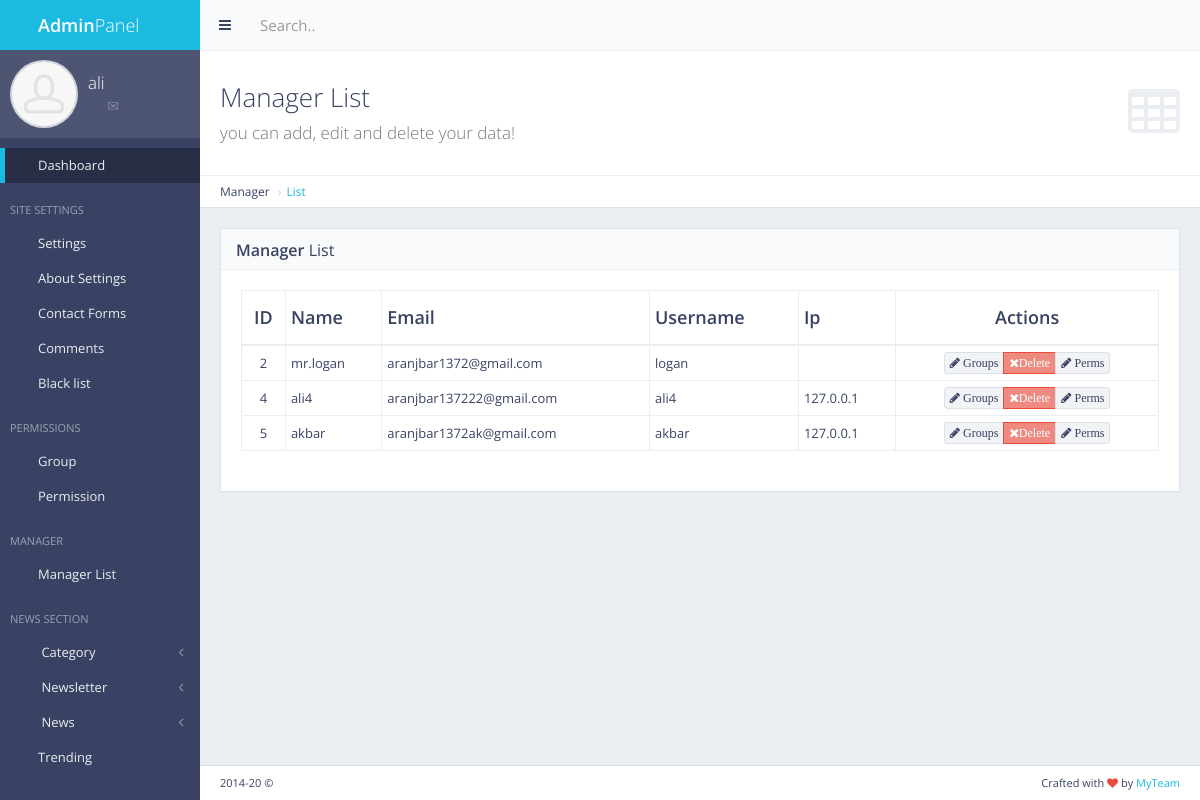
Page /panel/manager/list/ (signed in) on the committed database.
### manager/models.py (models this page shows, shortened)
class Manager(models.Model):
    name = models.CharField(max_length = 30)
    utxt = models.TextField()
    email = models.TextField(default='')
    ip = models.TextField(default='')
    country = models.TextField(default='')

### manager/views.py (the view)
# urls.py: path('panel/manager/list/' , views.manager_list , name= 'manager_list'),
def manager_list(request):
    if not request.user.is_authenticated:
        return redirect('mylogin')
    perm = 0
    for i in request.user.groups.all():
        if i.name == 'masteruser' : perm = 1
    if perm == 0:
        error = 'Access Denied '
        return render(request , 'back/error.html' , {'error' : error} )
    manager = Manager.objects.all().exclude(utxt='ali')
    return render(request , 'back/manager_list.html' , {'manager':manager})

### main/templatetags/extera_auth.py (called while the page is built)
@register.filter(name='has_group')
def has_group(user , group_name):
    return user.groups.filter(name=group_name).exists()

### main/templates/back/manager_list.html (shortened to what this page needs)
{% extends "back/master.html" %}
{% load static %}
{% block mainblock %}
<div id="page-content">
    <div class="content-header">
        <div class="header-section">
            <h1>
                <i class="fa fa-table"></i>Manager List<br><small>you can add, edit and delete your data!</small>
            </h1>
        </div>
    </div>
    <ul class="breadcrumb breadcrumb-top">
        <li>Manager</li>
        <li><a href="/panel/manager/list/">List</a></li>
    </ul>
    <div class="block full">
        <div class="block-title">
            <h2><strong>Manager</strong> List</h2>
        </div>
        <div class="table-responsive">
            <table id="example-datatable" class="table table-vcenter table-condensed table-bordered">
                <thead>
                    <tr>
                      <th class="text-center">ID</th>
                        <th>Name</th>
                        <th>Email</th>
                        <th>Username</th>
                        <th>Ip</th>
                        <th class="text-center">Actions</th>
                    </tr>
                </thead>
                <tbody>
                  {% for i in manager %}
                  <tr>
                      <td class="text-center">{{ i.id }}</td>
                      <td>{{ i.name }}</td>
                      <td>{{ i.email }}</td>
                      <td>{{ i.utxt }}</td>
                      <td>{{ i.ip }}</td>
                      <td class="text-center">
                          <div class="btn-group">
                              <a href="{% url 'users_groups' pk=i.id %}" data-toggle="tooltip" title="Groups" class="btn btn-xs btn-default"><i class="fa fa-pencil"> Groups</i></a>
                              <a href="{% url 'manager_del' pk=i.id %}" data-toggle="tooltip" title="Delete" class="btn btn-xs btn-danger"><i class="fa fa-times">Delete</i></a>
                              <a href="{% url 'users_perms' pk=i.id %}" data-toggle="tooltip" title="Groups" class="btn btn-xs btn-default"><i class="fa fa-pencil"> Perms</i></a>
                          </div>
                      </td>
                  </tr>
                  {% endfor %}
                </tbody>
            </table>
        </div>
    </div>
</div>
{% endblock %}

### main/templates/back/master.html (shortened to what this page needs)
{% load static %}
{% load extera_auth %}
{% if user.is_authenticated %}
<!DOCTYPE html>
 <html class="no-js" lang="en">
    <head>
        <link rel="stylesheet" href="{% static "back/css/bootstrap.min.css" %}">
        <link rel="stylesheet" href="{% static "back/css/plugins.css" %}">
        <link rel="stylesheet" href="{% static "back/css/main.css" %}">
        <link rel="stylesheet" href="{% static "back/css/themes.css" %}">
    </head>
    <body>
        <div id="page-wrapper">
            <div id="page-container" class="sidebar-partial sidebar-visible-lg sidebar-no-animations">
                <div id="sidebar">
                    <div id="sidebar-scroll">
                        <div class="sidebar-content">
                            <a href="/panel" class="sidebar-brand">
                                <i class="gi gi-flash"></i><span class="sidebar-nav-mini-hide"><strong>Admin</strong>Panel</span>
                            </a>
                            <div class="sidebar-section sidebar-user clearfix sidebar-nav-mini-hide">
                                <div class="sidebar-user-avatar">
                                    <a href="page_ready_user_profile.html">
                                        <img src="{% static "back/img/placeholders/avatars/avatar2.jpg" %}" alt="avatar">
                                    </a>
                                </div>
                                <div class="sidebar-user-name">{{ request.user }}</div>
                                <div class="sidebar-user-links">
                                    <a href="page_ready_user_profile.html" data-toggle="tooltip" data-placement="bottom" title="Profile"><i class="gi gi-user"></i></a>
                                    <a href="page_ready_inbox.html" data-toggle="tooltip" data-placement="bottom" title="Messages"><i class="gi gi-envelope"></i></a>
                                    <a href="/panel/change/pass/" class="enable-tooltip" data-placement="bottom" title="Settings"><i class="gi gi-cogwheel"></i></a>
                                    <a href="{% url 'mylogout' %}" data-toggle="tooltip" data-placement="bottom" title="Logout"><i class="gi gi-exit"></i></a>
                                </div>
                            </div>
                            <ul class="sidebar-nav">
                              {% if perms.main.master_user %}
                                <li>
                                    <a href="/panel" class=" active"><i class="gi gi-stopwatch sidebar-nav-icon"></i><span class="sidebar-nav-mini-hide">Dashboard</span></a>
                                </li>
                                {% endif %}
                                {% if request.user|has_group:'masteruser' %}
                                <li class="sidebar-header">
                                    <span class="sidebar-header-options clearfix"><a href="javascript:void(0)" data-toggle="tooltip" title="Quick Settings"><i class="gi gi-settings"></i></a></span>
                                    <span class="sidebar-header-title">Site Settings</span>
                                </li>
                                <li>
                                    <a href="/panel/setting" class=""><i class="gi gi-show_big_thumbnails sidebar-nav-icon"></i><span class="sidebar-nav-mini-hide">Settings</span></a>
                                </li>
                                <li>
                                    <a href="/panel/about_setting" class=""><i class="gi gi-show_big_thumbnails sidebar-nav-icon"></i><span class="sidebar-nav-mini-hide">About Settings</span></a>
                                </li>
                                <li>
                                    <a href="/panel/contact_form" class=""><i class="gi gi-show_big_thumbnails sidebar-nav-icon"></i><span class="sidebar-nav-mini-hide">Contact Forms</span></a>
                                </li>
                                <li>
                                    <a href="/comment/list" class=""><i class="gi gi-show_big_thumbnails sidebar-nav-icon"></i><span class="sidebar-nav-mini-hide">Comments</span></a>
                                </li>
                                <li>
                                    <a href="/blacklist" class=""><i class="gi gi-show_big_thumbnails sidebar-nav-icon"></i><span class="sidebar-nav-mini-hide">Black list</span></a>
                                </li>
                                <li class="sidebar-header">
                                    <span class="sidebar-header-options clearfix"><a href="javascript:void(0)" data-toggle="tooltip" title="Quick Settings"><i class="gi gi-settings"></i></a></span>
                                    <span class="sidebar-header-title">Permissions</span>
                                </li>
                                <li>
                                    <a href="/panel/manager/group" class=""><i class="gi gi-show_big_thumbnails sidebar-nav-icon"></i><span class="sidebar-nav-mini-hide">Group</span></a>
                                </li>
                                <li>
                                    <a href="/panel/manager/perms" class=""><i class="gi gi-show_big_thumbnails sidebar-nav-icon"></i><span class="sidebar-nav-mini-hide">Permission</span></a>
                                </li>
                                <li class="sidebar-header">
                                    <span class="sidebar-header-options clearfix"><a href="javascript:void(0)" data-toggle="tooltip" title="Quick Settings"><i class="gi gi-settings"></i></a></span>
                                    <span class="sidebar-header-title">Manager</span>
                                </li>
                                <li>
                                    <a href="/panel/manager/list" class=""><i class="gi gi-show_big_thumbnails sidebar-nav-icon"></i><span class="sidebar-nav-mini-hide">Manager List</span></a>
                                </li>
                                {% endif %}
                                <li class="sidebar-header">
                                    <span class="sidebar-header-options clearfix"><a href="javascript:void(0)" data-toggle="tooltip" title="Quick Settings"><i class="gi gi-settings"></i></a></span>
                                    <span class="sidebar-header-title">News Section</span>
                                </li>
                                {% if request.user|has_group:'masteruser' %}
                                <li>
                                    <a href="#" class="sidebar-nav-menu"><i class="fa fa-angle-left sidebar-nav-indicator sidebar-nav-mini-hide"></i><i class="gi gi-show_big_thumbnails sidebar-nav-icon"></i><span class="sidebar-nav-mini-hide"> Category</span></a>
                                </li>
                                <li>
                                    <a href="#" class="sidebar-nav-menu"><i class="fa fa-angle-left sidebar-nav-indicator sidebar-nav-mini-hide"></i><i class="gi gi-show_big_thumbnails sidebar-nav-icon"></i><span class="sidebar-nav-mini-hide"> Newsletter</span></a>
                                </li>
                                {% endif %}
                                <li>
                                    <a href="#" class="sidebar-nav-menu"><i class="fa fa-angle-left sidebar-nav-indicator sidebar-nav-mini-hide"></i><i class="gi gi-show_big_thumbnails sidebar-nav-icon"></i><span class="sidebar-nav-mini-hide"> News</span></a>
                                </li>
                                {% if request.user|has_group:'masteruser' %}
                                <li>
                                    <a href="/panel/trending" class=""><i class="gi gi-show_big_thumbnails sidebar-nav-icon"></i><span class="sidebar-nav-mini-hide">Trending</span></a>
                                </li>
                              </ul>
                              {% endif %}
                        </div>
                    </div>
                </div>
                <div id="main-container">
                    <header class="navbar navbar-default">
                        <ul class="nav navbar-nav-custom">
                            <li>
                                <a href="javascript:void(0)" onclick="App.sidebar('toggle-sidebar');this.blur();">
                                    <i class="fa fa-bars fa-fw"></i>
                                </a>
                            </li>
                        </ul>
                        <form action="page_ready_search_results.html" method="post" class="navbar-form-custom">
                            <div class="form-group">
                                <input type="text" id="top-search" name="top-search" class="form-control" placeholder="Search..">
                            </div>
                        </form>
                    </header>
                      {% block mainblock %}
                      {% endblock %}
                    <footer class="clearfix">
                        <div class="pull-right">
                            Crafted with <i class="fa fa-heart text-danger"></i> by <a href="#" target="_blank">MyTeam</a>
                        </div>
                        <div class="pull-left">
                            <span id="year-copy"></span> &copy;
                        </div>
                    </footer>
                </div>
            </div>
        </div>
    </body>
</html>
{% else %}
  Please log in
{% endif %}

### rows in the picture
Manager: id "2", name "mr.logan", email "aranjbar1372@gmail.com", utxt "logan"
Manager: id "4", name "ali4", email "aranjbar137222@gmail.com", utxt "ali4", ip "127.0.0.1"
Manager: id "5", name "akbar", email "aranjbar1372ak@gmail.com", utxt "akbar", ip "127.0.0.1"

### other values in the picture
{{ request.user }} "ali"
